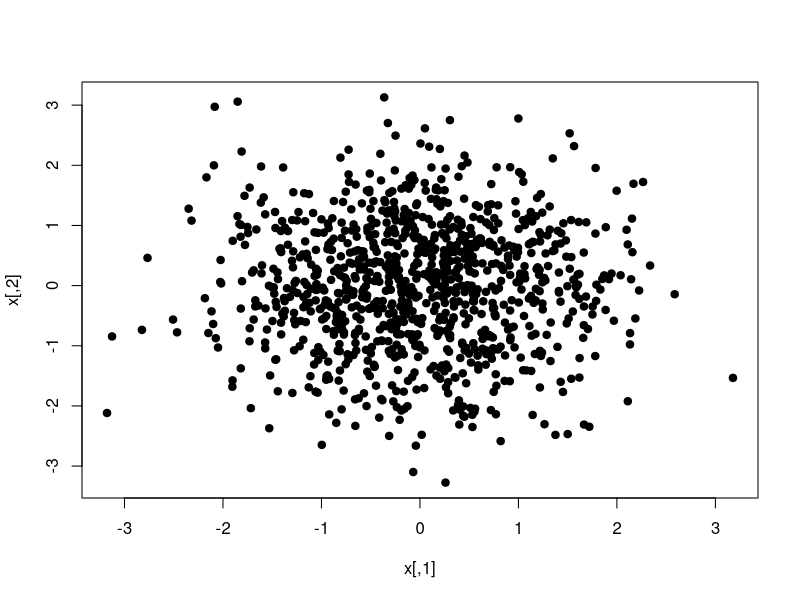
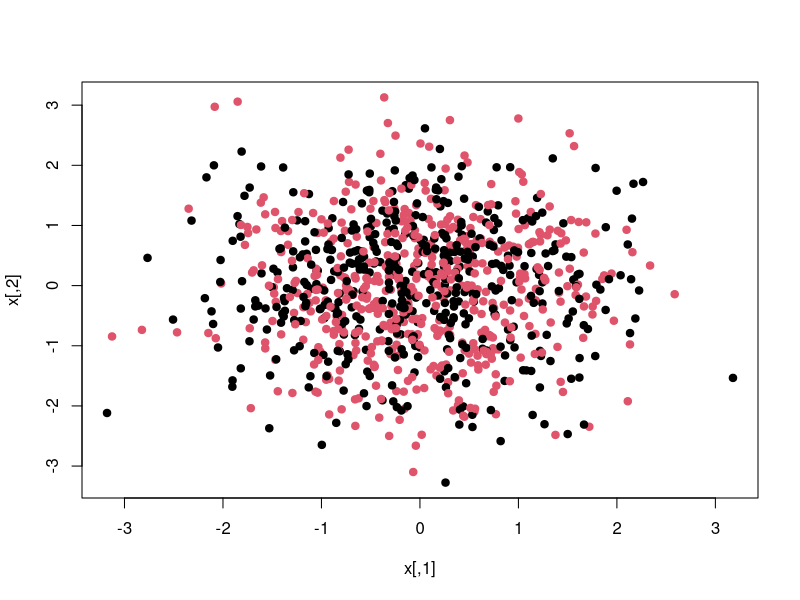
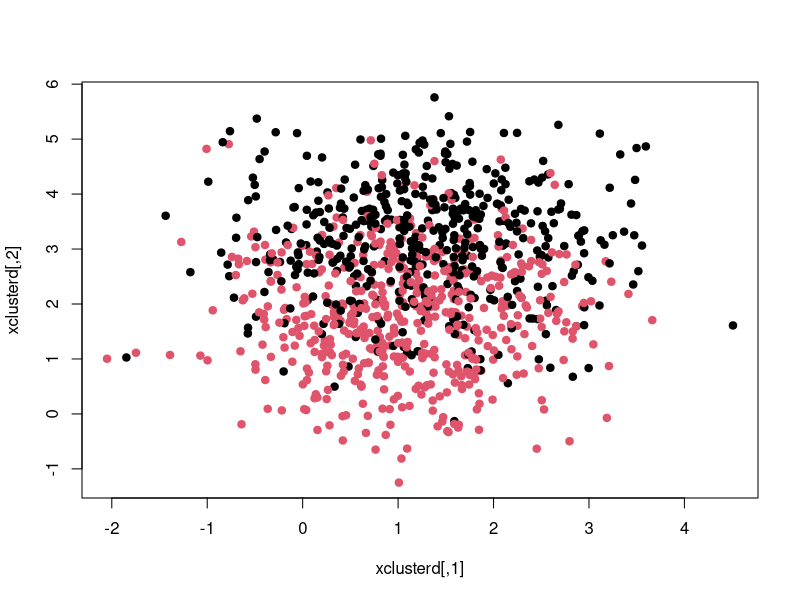
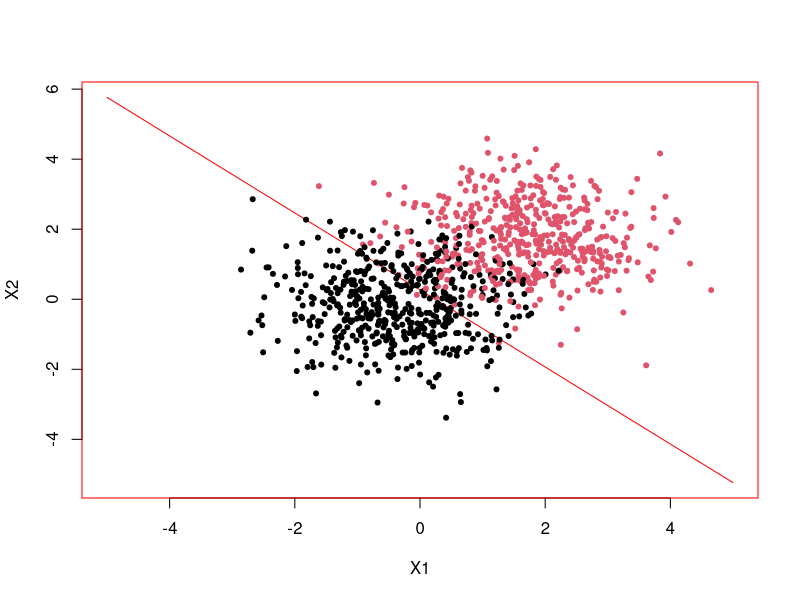

R code for these plots, in order:
set.seed(101)
x=matrix(rnorm(1000*2),1000,2)
plot(x,pch=19)
which=sample(1:2,1000,replace=TRUE)
plot(x,col=which,pch=19)
xmean=matrix(rnorm(2*2,sd=3),2,2)
xclusterd=x+xmean[which,]
plot(xclusterd,col=which,pch=19)
#write.csv(xclusterd,file="1000-2D-2-x1x2.csv", row.names=F)
#write.csv(data.frame(which), file="1000-2D-2-y.csv", row.names=F)

out <- cbind(xclusterd, (data.frame(which) - 1))
write.csv(out, file="1000-6D-2.csv", row.names=F)
# [a,b,c] = [-0.2, 0.77004,0.86541  ]
#
#
r1 <- read.csv(file = "1000-2D-2-x1x2.csv", col.names = c('X1','X2'))
which <- read.csv(file = "1000-2D-2-y.csv", col.names = 'which')
r <- cbind(r1,which)
#r['which'] = which
#r <- read.csv(file = "1000-2D-2.csv")
# for -0.2 + 0.77004 * x1 + 0.86541 *x2 = 0
# for a + b * x1 + c *x2 = 0
# a+b*x1 = -c * x2
# x2 = (a/-c) + (b/-c) *x1
# 
a <- -0.2
b <- 0.83188
c <- 0.75637
#eq = function(x){0.2311043320507043-0.8897978992616216*x}
eq = function(x){a/(-c) + (b/-c)*x }
par(pch=22, col="red") # plotting symbol and color
par(mfrow=c(1,1)) # all plots on one page
# plot 
with(r,{ 
  curve(eq, -5, 5, xlab = 'X1', ylab = 'X2')
  points(x=X1, y=X2, pch=20, col = which +1)
})
#r <- read.csv(file = "sonar.csv", header = F)
#with(r, plot(x=V50, y=V1, col = V61 +1))
